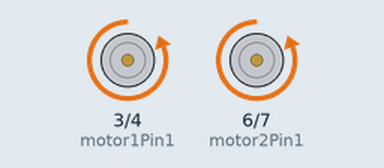
Recording of a sketch running on a simulated Arduino Uno, built with avr-gcc and run on an emulated ATmega328P. On the bench: motor-driver pin pairs drawn as motors (green arrow = first pin HIGH = forward, orange = second pin HIGH = backward, longer = more drive, scaled by the enable pin).

Above: at 1.0 s.
At 3.0 s:
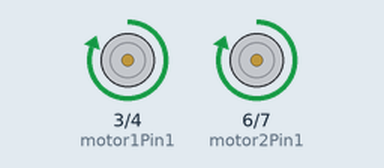
Timing chart, 0 to 5.2 s (numbered marks = the images above):
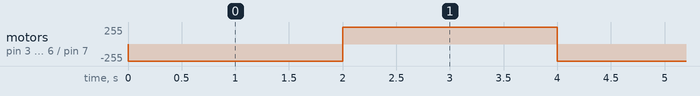

Measured:
- by itself, motor on pin 3 (motor1Pin1) / pin 4 (motor1Pin2), motor on pin 6 (motor2Pin1) / pin 7 (motor2Pin2): alternates forward 255/255 for 2.0 s and backward 255/255 for 2.0 s

The sketch:

h-bridge.ino
```cpp
int motor1Pin1 = 3;         // pin 2 on L293D
int motor1Pin2 = 4;         // pin 7 on L293D
int motor1EnablePin = 9;    // pin 1 on L293D
int motor2Pin1 = 6;         // pin 15 on L293D
int motor2Pin2 = 7;         // pin 10 on L293D
int motor2EnablePin = 10;   // pin 16 on L293D

void setup() {
  pinMode(motor1Pin1, OUTPUT);
  pinMode(motor1Pin2, OUTPUT);
  pinMode(motor1EnablePin, OUTPUT);
  pinMode(motor2Pin1, OUTPUT);
  pinMode(motor2Pin2, OUTPUT);
  pinMode(motor2EnablePin, OUTPUT);

  // set enablePin high so that motor can turn on:
  digitalWrite(motor1EnablePin, HIGH);
  digitalWrite(motor2EnablePin, HIGH);
}

void loop() {
  // if the switch is high, motor will turn on one direction
  digitalWrite(motor1Pin1, LOW);
  digitalWrite(motor1Pin2, HIGH);
  digitalWrite(motor2Pin1, LOW);
  digitalWrite(motor2Pin2, HIGH);
  delay(2000);
  // if the switch is low, motor will turn in the opposite direction
  digitalWrite(motor1Pin1, HIGH);
  digitalWrite(motor1Pin2, LOW);
  digitalWrite(motor2Pin1, HIGH);
  digitalWrite(motor2Pin2, LOW);
  delay(2000);
}
```
